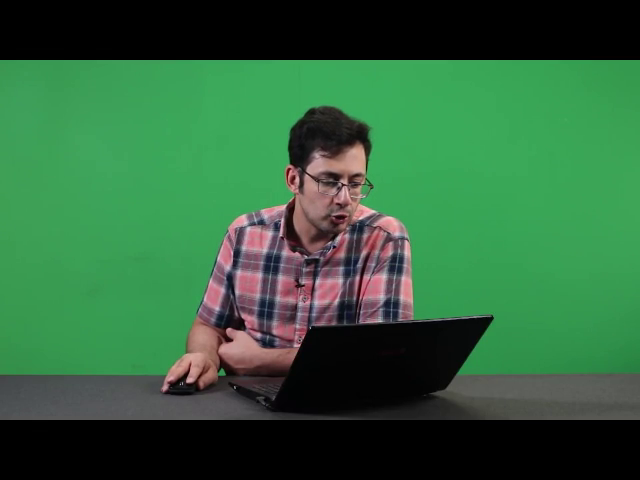
#> input picture frame 26 of videos/akhavan-green-bg.mp4, 640 x 480 px, given in place of vtest.avi, which was not available
$ jupyter execute 83-Background-subtraction.ipynb   (text cells are left out)
#> lines starting #> are read from the running program, lines starting #| are printed output that depends on the picture; after the words box and inside, x2 and y2 are one past the last pixel; in counts of white or black regions, pixels touching at a corner belong together; pictures that were not available may be replaced by others from this repository, and a replacement may not be noted
[cell 1]
import cv2

backSub = cv2.createBackgroundSubtractorMOG2()
#backSub = cv2.createBackgroundSubtractorKNN()

capture = cv2.VideoCapture('videos/vtest.avi')

while True:
    ret, frame = capture.read()
#> frame is the input picture: shape (480, 640, 3); mean B, G, R 60.4, 98.2, 48.8
    if frame is None:
        break

    fgMask = backSub.apply(frame)
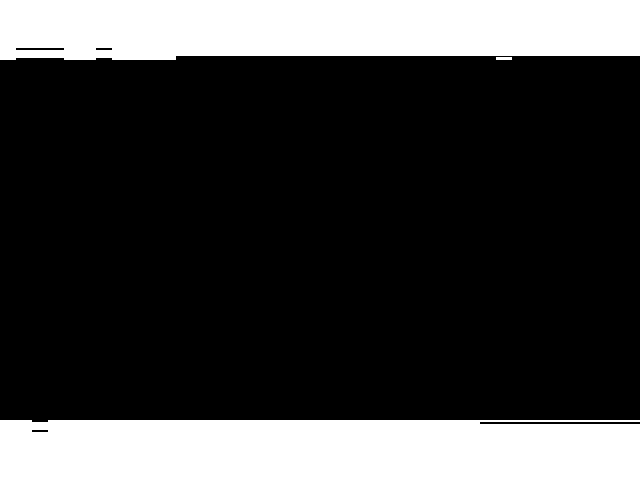
#> fgMask: shape (480, 640); values 127 (black) and 255 (white), 24.2% white; 3 white regions, box (x1, y1, x2, y2) and area: (0, 420, 640, 480) 38016, (0, 0, 640, 60) 36288, (496, 57, 512, 60) 48


    cv2.rectangle(frame, (10, 2), (100,20), (255,255,255), -1)
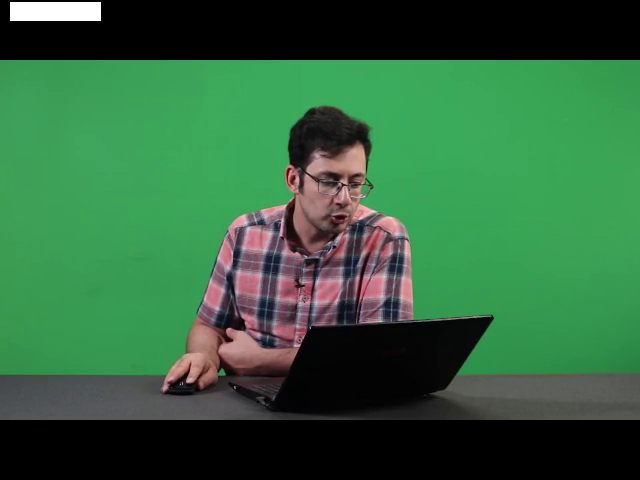
#> frame: shape (480, 640, 3); 0.56% of pixels changed, all inside (x1, y1, x2, y2) = (10, 2, 101, 21)
    cv2.putText(frame, str(capture.get(cv2.CAP_PROP_POS_FRAMES)), (15, 15),
               cv2.FONT_HERSHEY_SIMPLEX, 0.5 , (0,0,0))
#> frame: shape (480, 640, 3); 0.02% of pixels changed, all inside (x1, y1, x2, y2) = (17, 5, 50, 16)


    cv2.imshow('Frame', frame)
    cv2.imshow('FG Mask', fgMask)

    keyboard = cv2.waitKey(30)
#> (key Esc is pressed here)
    if keyboard == 'q' or keyboard == 27:
        break
cv2.destroyAllWindows()

[cell 2]
import cv2
import numpy as np

backSub = cv2.createBackgroundSubtractorMOG2()
#backSub = cv2.createBackgroundSubtractorKNN()

capture = cv2.VideoCapture('videos/vtest.avi')

while True:
    ret, frame = capture.read()
    if frame is None:
        break

    fgMask = backSub.apply(frame)

    kernel = np.ones((5,5), np.uint8)

    fgMask = cv2.erode(fgMask, kernel, iterations=2)
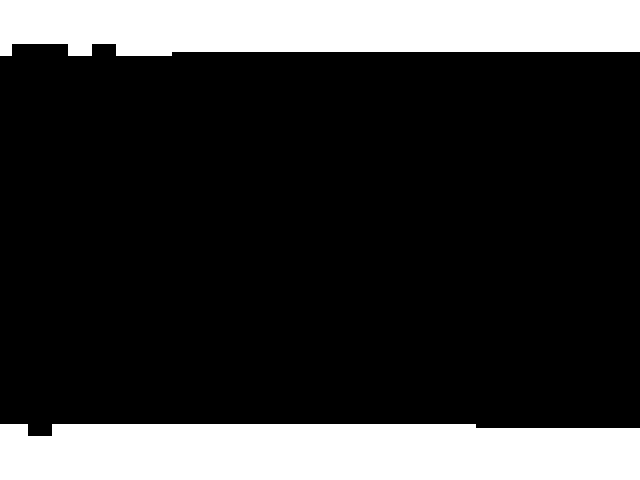
#> fgMask: shape (480, 640); values 127 (black) and 255 (white), 22.1% white; 2 white regions, box (x1, y1, x2, y2) and area: (0, 424, 640, 480) 34896, (0, 0, 640, 56) 33008
    fgMask = cv2.dilate(fgMask, kernel, iterations=2)
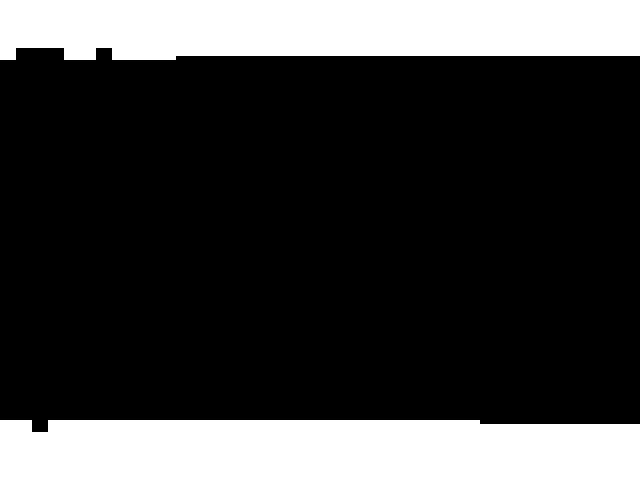
#> fgMask: shape (480, 640); values 127 (black) and 255 (white), 23.9% white; 2 white regions, box (x1, y1, x2, y2) and area: (0, 420, 640, 480) 37568, (0, 0, 640, 60) 35776
    fgMask[np.abs(fgMask) < 250] = 0


    cv2.rectangle(frame, (10, 2), (100,20), (255,255,255), -1)
    cv2.putText(frame, str(capture.get(cv2.CAP_PROP_POS_FRAMES)), (15, 15),
               cv2.FONT_HERSHEY_SIMPLEX, 0.5 , (0,0,0))


    cv2.imshow('Frame', frame)
    cv2.imshow('FG Mask', fgMask)

    keyboard = cv2.waitKey(30)
#> (key Esc is pressed here)
    if keyboard == 'q' or keyboard == 27:
        break
cv2.destroyAllWindows()

[cell 3]
import cv2

backSub = cv2.createBackgroundSubtractorMOG2()
#backSub = cv2.createBackgroundSubtractorKNN()

capture = cv2.VideoCapture(0)

while True:
    ret, frame = capture.read()
    if frame is None:
        break

    fgMask = backSub.apply(frame)

    cv2.imshow('Frame', frame)
    cv2.imshow('FG Mask', fgMask)

    keyboard = cv2.waitKey(30)
#> (key Esc is pressed here)

$ run again, starting later in the video
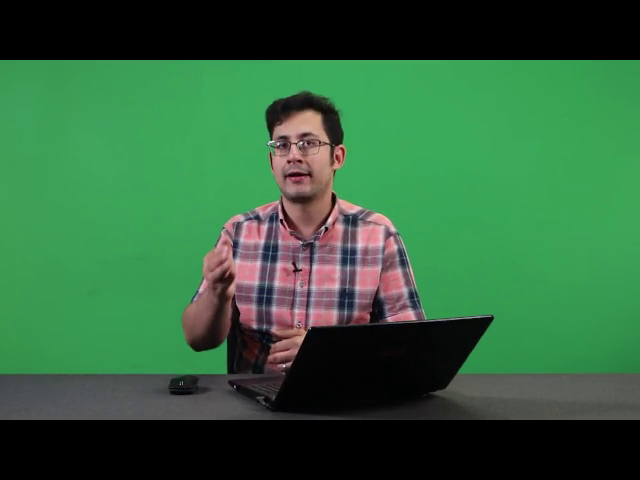
#> input picture frame 117 of videos/akhavan-green-bg.mp4, 640 x 480 px, given in place of vtest.avi, which was not available
#> frame is the input picture: shape (480, 640, 3); mean B, G, R 60.8, 98.6, 49.6
#> `cv2.rectangle(frame, (10, 2), (100,20), (255,255,255), -1)`:
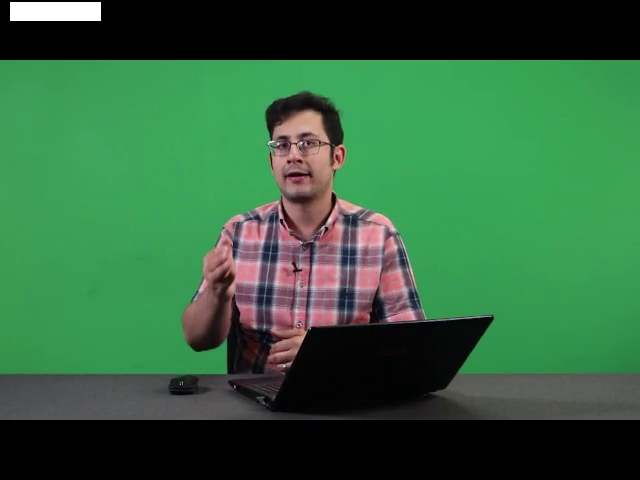
#> frame: shape (480, 640, 3); 0.56% of pixels changed, all inside (x1, y1, x2, y2) = (10, 2, 101, 21)

$ run again, starting later in the video
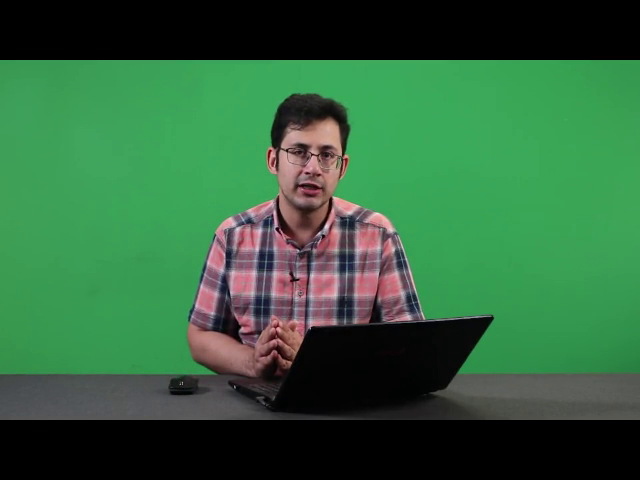
#> input picture frame 208 of videos/akhavan-green-bg.mp4, 640 x 480 px, given in place of vtest.avi, which was not available
#> frame is the input picture: shape (480, 640, 3); mean B, G, R 61.1, 98.6, 49.9
#> `cv2.rectangle(frame, (10, 2), (100,20), (255,255,255), -1)`:
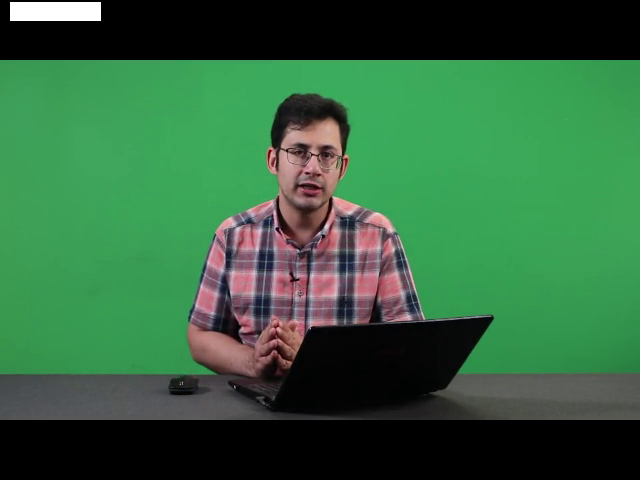
#> frame: shape (480, 640, 3); 0.56% of pixels changed, all inside (x1, y1, x2, y2) = (10, 2, 101, 21)
